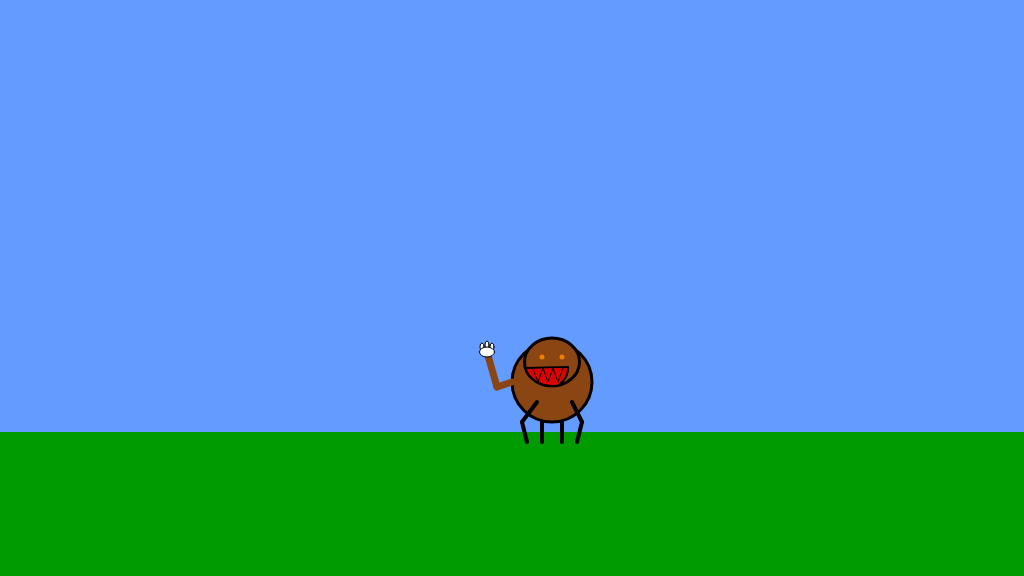
Frame 1 (no input)
Frame 60 (no input): identical to frame 1, image omitted
Frame 120 (the mouse pressed at the canvas centre since frame 60): identical to frame 1, image omitted

The p5.js sketch that drew this single still picture (run headless with seeded random() and noise() and a simulated clock; from frame 60 on, the mouse is pressed at the canvas centre):

// p5.js sketch
// ── sketch.js
/*

The Game Project

Week 3

Game interaction

*/


var gameChar_x;
var gameChar_y;
var floorPos_y;
var isLeft;
var isRight;
var isFalling;
var isPlummeting;


function setup()
{
	createCanvas(1024, 576);
	floorPos_y = height * 3/4;
	gameChar_x = width/2;
	gameChar_y = floorPos_y;
}

function draw()
{

	///////////DRAWING CODE//////////

	background(100,155,255); //fill the sky blue


	noStroke();
	fill(0,155,0);
	rect(0, floorPos_y, width, height - floorPos_y); //draw some green ground

	//draw the canyon


	//the game character
	if(isLeft && isFalling)
	{
		// add your jumping-left code

	}
	else if(isRight && isFalling)
	{
		// add your jumping-right code

	}
	else if(isLeft)
	{
		// add your walking left code

	}
	else if(isRight)
	{
		// add your walking right code

	}
	else if(isFalling || isPlummeting)
	{
		// add your jumping facing forwards code
		fill(139, 69, 19); // brown
	stroke(0);
	strokeWeight(3);
	ellipse(gameChar_x + 40, gameChar_y - 60, 80, 80); //body

	//arms and legs
	strokeWeight(4);
	line(gameChar_x + 20, gameChar_y - 30, gameChar_x + 20, gameChar_y - 10);//left arm
	line(gameChar_x + 60, gameChar_y - 30, gameChar_x + 60, gameChar_y - 10);//right arm
	line(gameChar_x + 50, gameChar_y - 20, gameChar_x + 50, gameChar_y + 5);//left leg 
	line(gameChar_x + 30, gameChar_y - 20, gameChar_x + 30, gameChar_y + 5);//right leg 

	strokeWeight(3);
	ellipse(gameChar_x + 40, gameChar_y - 70, 55, 48); //head
	fill(225,0,0); 
	strokeWeight(2);
	arc(gameChar_x + 16, gameChar_y - 63, 80, 50, radians(-2), radians(27))// mouth
	arc(gameChar_x + 40, gameChar_y - 70, 55, 48, radians(75) ,radians(167))// mouth
	noStroke();
	fill(139, 69, 19);
	triangle(gameChar_x + 40, gameChar_y - 71, 
			gameChar_x + 14, gameChar_y - 64, 
			gameChar_x + 43, gameChar_y - 64)
	stroke(0);
	strokeWeight(2);
	line(gameChar_x + 14, gameChar_y - 64, 
		gameChar_x + 56, gameChar_y - 65);	
	//teeth
	strokeWeight(1);
	fill(225,0,0); 
	beginShape();
	vertex(gameChar_x + 21, gameChar_y - 63);
	vertex(gameChar_x + 26, gameChar_y - 50);
	vertex(gameChar_x + 31, gameChar_y - 64);
	vertex(gameChar_x + 36, gameChar_y - 50);
	vertex(gameChar_x + 41, gameChar_y - 64);
	vertex(gameChar_x + 46, gameChar_y - 50);
	vertex(gameChar_x + 51, gameChar_y - 64);
	endShape();
	//eyes
	stroke(240, 125, 0);
	strokeWeight(5);
	point(gameChar_x + 50, gameChar_y - 75);
	point(gameChar_x + 30, gameChar_y - 75);
	//tail magic hand
	noFill();
	stroke(139, 69, 19);
	strokeWeight(7);
	line(gameChar_x, gameChar_y - 60, 
		gameChar_x - 5, gameChar_y - 20);	
	
	fill(255);
	stroke(0);
	strokeWeight(1);
	ellipse(gameChar_x - 5, gameChar_y - 13, 4, 8);
	ellipse(gameChar_x , gameChar_y - 15, 4, 8);
	ellipse(gameChar_x - 10, gameChar_y - 15, 4, 8);
	ellipse(gameChar_x - 5, gameChar_y - 20, 15, 10);


	}
	else
	{
		// add your standing front facing code
		// body
		fill(139, 69, 19); // brown
		stroke(0);
		strokeWeight(3);
		ellipse(gameChar_x + 40, gameChar_y - 50, 80, 80); //body

		//arms and legs
		strokeWeight(4);
		line(gameChar_x + 25, gameChar_y - 30, gameChar_x + 10, gameChar_y - 10);//left arm
		line(gameChar_x + 10, gameChar_y - 10, gameChar_x + 15, gameChar_y + 10);//left arm
		line(gameChar_x + 60, gameChar_y - 30, gameChar_x + 70, gameChar_y - 10);//right arm
		line(gameChar_x + 70, gameChar_y - 10, gameChar_x + 65, gameChar_y + 10);//right arm 
		line(gameChar_x + 50, gameChar_y - 10, gameChar_x + 50, gameChar_y + 10);//right leg 
		line(gameChar_x + 30, gameChar_y - 10, gameChar_x + 30, gameChar_y + 10);//right leg 

		// face
		strokeWeight(3);
		ellipse(gameChar_x + 40, gameChar_y - 70, 55, 48); //head
		fill(225,0,0); 
		strokeWeight(2);
		arc(gameChar_x + 16, gameChar_y - 63, 80, 50, radians(-2), radians(27))// mouth
		arc(gameChar_x + 40, gameChar_y - 70, 55, 48, radians(75) ,radians(167))// mouth
		noStroke();
		fill(139, 69, 19);
		triangle(gameChar_x + 40, gameChar_y - 71, 
				gameChar_x + 14, gameChar_y - 64, 
				gameChar_x + 43, gameChar_y - 64)
		stroke(0);
		strokeWeight(2);
		line(gameChar_x + 14, gameChar_y - 64, 
			gameChar_x + 56, gameChar_y - 65);	
		//teeth
		strokeWeight(1);
		fill(225,0,0); 
		beginShape();
		vertex(gameChar_x + 21, gameChar_y - 63);
		vertex(gameChar_x + 26, gameChar_y - 50);
		vertex(gameChar_x + 31, gameChar_y - 64);
		vertex(gameChar_x + 36, gameChar_y - 50);
		vertex(gameChar_x + 41, gameChar_y - 64);
		vertex(gameChar_x + 46, gameChar_y - 50);
		vertex(gameChar_x + 51, gameChar_y - 64);
		endShape();
		//eyes
		stroke(240, 125, 0);
		strokeWeight(5);
		point(gameChar_x + 50, gameChar_y - 75);
		point(gameChar_x + 30, gameChar_y - 75);

		//tail magic hand
		noFill();
		stroke(139, 69, 19);
		strokeWeight(7);
		line(gameChar_x, gameChar_y - 50, 
			gameChar_x - 15, gameChar_y - 45);	
		line(gameChar_x - 15, gameChar_y - 45, 
			gameChar_x - 25, gameChar_y - 80);
		fill(255);
		stroke(0);
		strokeWeight(1);
		ellipse(gameChar_x - 25, gameChar_y - 87, 4, 8);
		ellipse(gameChar_x - 20, gameChar_y - 85, 4, 8);
		ellipse(gameChar_x - 30, gameChar_y - 85, 4, 8);
		ellipse(gameChar_x - 25, gameChar_y - 80, 15, 10);
	}

	///////////INTERACTION CODE//////////
	//Put conditional statements to move the game character below here

}


function keyPressed()
{
	// if statements to control the animation of the character when
	// keys are pressed.

	//open up the console to see how these work
	console.log("keyPressed: " + key);
	console.log("keyPressed: " + keyCode);

	if(key == 37){
		console.log("left arrow");
		isleft 
	}else if(key == 39){
		console.log("right arrow");
	}


}

function keyReleased()
{
	// if statements to control the animation of the character when
	// keys are released.

	console.log("keyReleased: " + key);
	console.log("keyReleased: " + keyCode);
}
